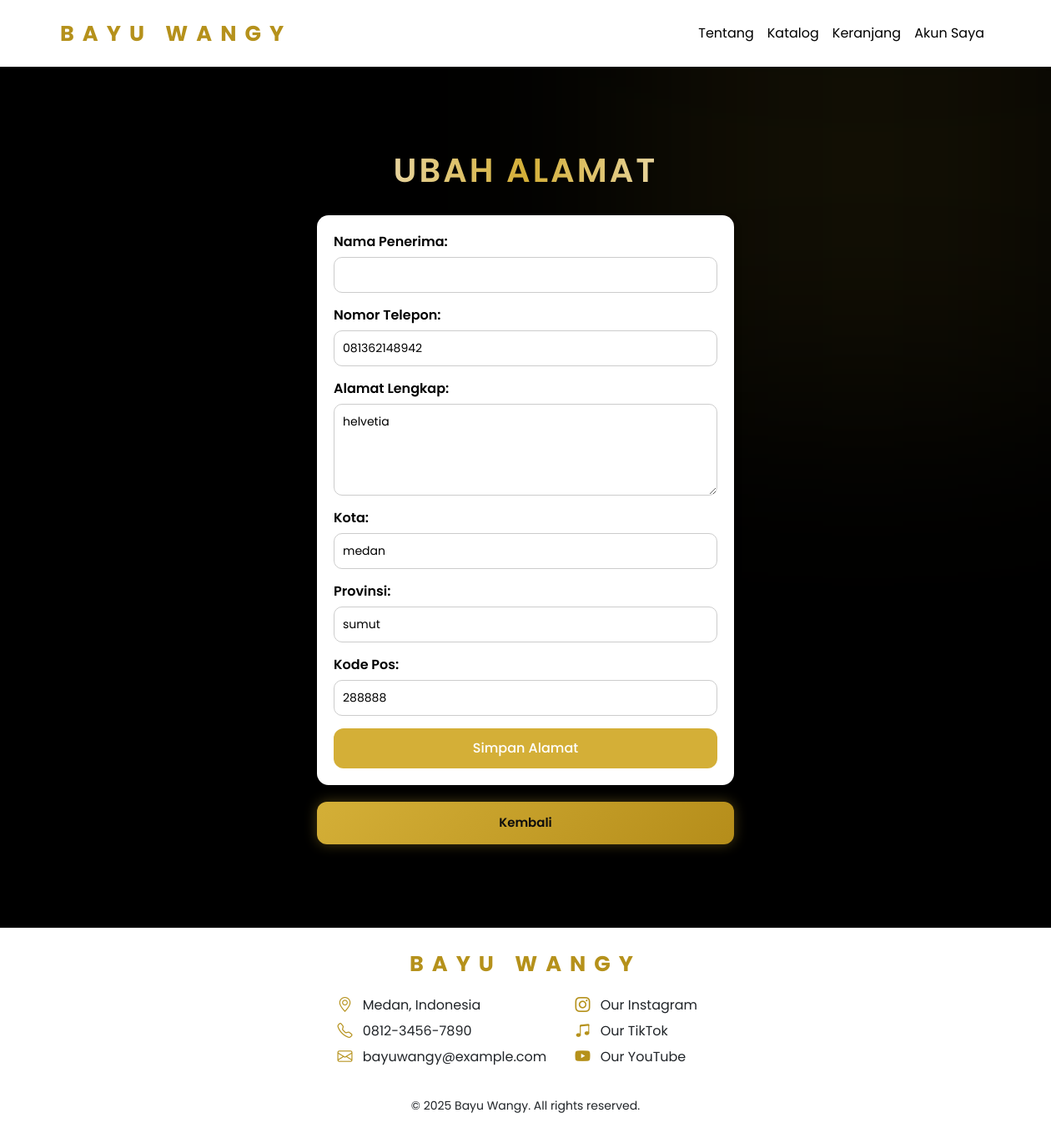
Page /ubah-alamat.php (signed in) on the committed database.
### tables this page shows
CREATE TABLE `alamat` (
  `id_alamat` int(11) NOT NULL,
  `id_user` int(11) NOT NULL,
  `nama` varchar(100) NOT NULL,
  `telepon` varchar(20) NOT NULL,
  `alamat` text NOT NULL DEFAULT '(Belum diisi)',
  `kota` varchar(100) NOT NULL,
  `provinsi` varchar(100) NOT NULL,
  `kode_pos` varchar(20) NOT NULL,
  `updated_at` timestamp NOT NULL DEFAULT current_timestamp() ON UPDATE current_timestamp()
);

### ubah-alamat.php (the view, shortened to what this page needs)
<?php
include "conn.php";
$id_user = $_SESSION["id_user"];
$query = $conn->prepare("SELECT * FROM alamat WHERE id_user = ? LIMIT 1");
$query->bind_param("i", $id_user);
$query->execute();
$result = $query->get_result();
$alamat = $result->fetch_assoc();
?>
<!DOCTYPE html>
<html lang="id">
<head>
    <link rel="stylesheet" href="bootstrap/css/bootstrap.css">
    <link rel="stylesheet" href="css/akun.css">
    <link rel="stylesheet" href="css/navbar.css">
    <link rel="stylesheet" href="css/styleee.css">
    <link rel="stylesheet" href="https://cdn.jsdelivr.net/npm/bootstrap-icons@1.11.3/font/bootstrap-icons.css">
</head>
<body>
<?php include 'navbar.php'; ?>
<div class="page-container address-page">
    <h1 class="title">Ubah Alamat</h1>
    <form class="address-form" method="POST">
        <div class="form-row">
            <label>Nama Penerima:</label>
            <input type="text" name="nama_penerima" required
            value="<?= $alamat['nama'] ?? '' ?>">
        </div>
        <div class="form-row">
            <label>Nomor Telepon:</label>
            <input type="text" name="telepon" required
                value="<?= $alamat['telepon'] ?? '' ?>">
        </div>
        <div class="form-row">
            <label>Alamat Lengkap:</label>
            <textarea name="alamat" required><?= $alamat['alamat'] ?? '' ?></textarea>
        </div>
        <div class="form-row">
            <label>Kota:</label>
            <input type="text" name="kota" required
                value="<?= $alamat['kota'] ?? '' ?>">
        </div>
        <div class="form-row">
            <label>Provinsi:</label>
            <input type="text" name="provinsi" required
                value="<?= $alamat['provinsi'] ?? '' ?>">
        </div>
        <div class="form-row">
            <label>Kode Pos:</label>
            <input type="text" name="kode_pos" required
                value="<?= $alamat['kode_pos'] ?? '' ?>">
        </div>
        <button class="btn-save" type="submit">Simpan Alamat</button>
    </form>
    <a href="alamat.php" class="btn-kembali">Kembali</a>
</div>
<?php include 'footer.php'; ?>
</body>
</html>

### css/akun.css (style rules this page uses)
* { margin: 0; padding: 0; box-sizing: border-box; font-family: 'Poppins', sans-serif; }
body { background: #000000; min-height: 100vh; height: auto; color: #ffffff; overflow-x: hidden; }
body::before { content: ""; position: absolute; width: 550px; height: 550px; background: #D4AF3715; filter: blur(130px); top: -80px; right: -50px; z-index: -1; }
.title { text-align: center; margin-bottom: 30px; font-size: 40px; font-weight: 600; letter-spacing: 3px; text-transform: uppercase; background: linear-gradient(90deg, #f2e9d8, #D4AF37, #f2e9d8); color: transparent; -webkit-background-clip: text; background-clip: text; }
.login-container, .page-container { width: 500px; color: #000000; margin: 100px auto; padding: 0; }
.address-form { background: #ffffff; padding: 20px; border-radius: 14px; box-shadow: 0px 4px 12px rgba(0,0,0,0.1); max-width: 100%; margin-top: 20px; }
.btn-login, .btn-kembali, .edit-button { display: block; width: 100%; padding: 14px; margin-top: 20px; text-align: center; border-radius: 12px; font-weight: 600; font-size: 15px; cursor: pointer; background: linear-gradient(135deg, #D4AF37, #b58d1a); border: none; color: #0D0D0D; transition: 0.3s; box-shadow: 0 0 15px rgba(212, 175, 55, 0.35); text-decoration: none; }
.address-form { background: #ffffff; padding: 20px; border-radius: 14px; box-shadow: 0px 4px 12px rgba(0,0,0,0.1); max-width: 500px; margin-top: 20px; }
.address-form .form-row { display: flex; flex-direction: column; margin-bottom: 15px; }
.address-form label { font-weight: 600; margin-bottom: 6px; }
.address-form input, .address-form textarea { padding: 10px; border-radius: 10px; border: 1px solid #ccc; font-size: 14px; }
.address-form textarea { min-height: 110px; }
.btn-save { background: #d4af37; color: #fff; padding: 12px 18px; border-radius: 12px; border: none; cursor: pointer; width: 100%; font-size: 16px; font-weight: 500; transition: 0.2s; }

### css/styleee.css (style rules this page uses)
body { font-family: 'Poppins', sans-serif; }

### rows in the picture
alamat: telepon "081362148942", alamat "helvetia", kota "medan", provinsi "sumut", kode_pos "288888"
